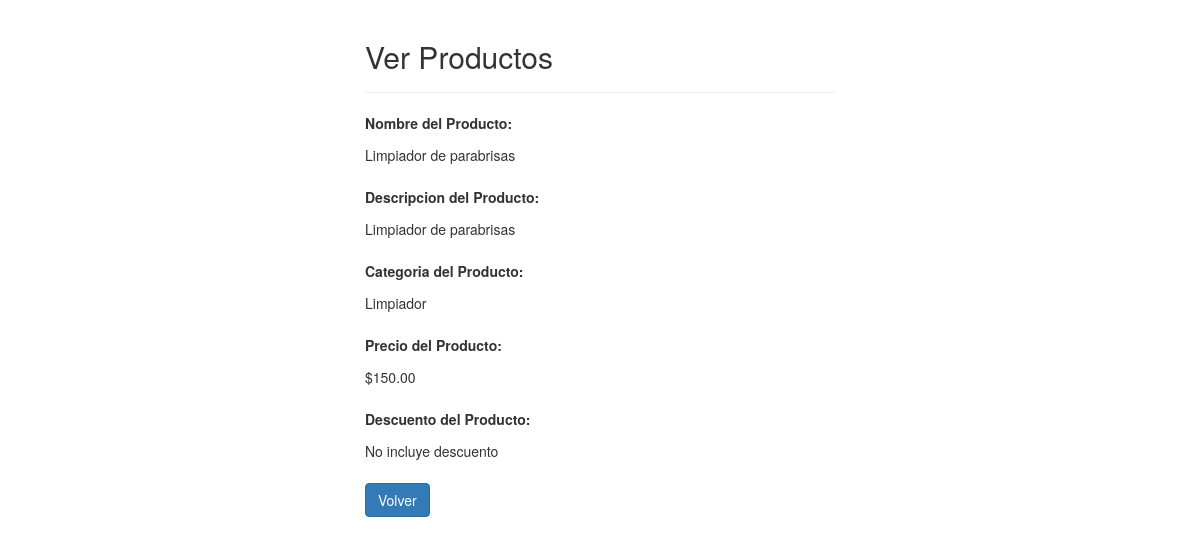
/TablaProductos/read.php?id=2, run on the app's committed database.
### tables this page shows
CREATE TABLE `t_producto` (
  `id` int(11) NOT NULL,
  `nombre` varchar(100) NOT NULL,
  `descripcion` varchar(255) NOT NULL,
  `categoria` varchar(255) NOT NULL,
  `costo` varchar(15) NOT NULL,
  `descuento` varchar(100) DEFAULT NULL
);

### TablaProductos/read.php (the view, shortened to what this page needs)
<?php
if(isset($_GET["id"]) && !empty(trim($_GET["id"]))){
    require_once "config.php";
    $sql = "SELECT * FROM t_producto WHERE id = ?";
    if($stmt = mysqli_prepare($link, $sql)){
        mysqli_stmt_bind_param($stmt, "i", $param_id);
        if(mysqli_stmt_execute($stmt)){
            $result = mysqli_stmt_get_result($stmt);
            if(mysqli_num_rows($result) == 1){
                $row = mysqli_fetch_array($result, MYSQLI_ASSOC);
            } else{
                header("location: error.php");
                exit();
            }
        } else{
            echo "Oops! A ocurrido un error. Por favor intentelo mas tarde.";
        }
    }
} else{
    header("location: error.php");
    exit();
}
?>
<!DOCTYPE html>
<html lang="en">
<head>
    <link rel="stylesheet" href="https://maxcdn.bootstrapcdn.com/bootstrap/3.3.7/css/bootstrap.css">
</head>
<body>
    <div class="wrapper">
        <div class="container-fluid">
            <div class="row">
                <div class="col-md-12">
                    <div class="page-header">
                        <h2>Ver Productos</h2>
                    </div>
                    <div class="form-group">
                        <label>Nombre del Producto:</label>
                        <p class="form-control-static"><?php echo $row["nombre"]; ?></p>
                    </div>
                    <div class="form-group">
                        <label>Descripcion del Producto:</label>
                        <p class="form-control-static"><?php echo $row["descripcion"]; ?></p>
                    </div>
                    <div class="form-group">
                        <label>Categoria del Producto:</label>
                        <p class="form-control-static"><?php echo $row["categoria"]; ?></p>
                    </div>
                    <div class="form-group">
                        <label>Precio del Producto:</label>
                        <p class="form-control-static"><?php echo $row["costo"]; ?></p>
                    </div>
                    <div class="form-group">
                        <label>Descuento del Producto:</label>
                        <p class="form-control-static"><?php echo $row["descuento"]; ?></p>
                    </div>
                    <p><a href="index.php" class="btn btn-primary">Volver</a></p>
                </div>
            </div>
        </div>
    </div>
</body>
</html>

### TablaProductos/read.php (style rules this page uses)
.wrapper { width: 500px; margin: 0 auto; }

### data on the page
t_producto: nombre "Limpiador de parabrisas", descripcion "Limpiador de parabrisas", categoria "Limpiador", costo "$150.00", descuento "No incluye descuento"
